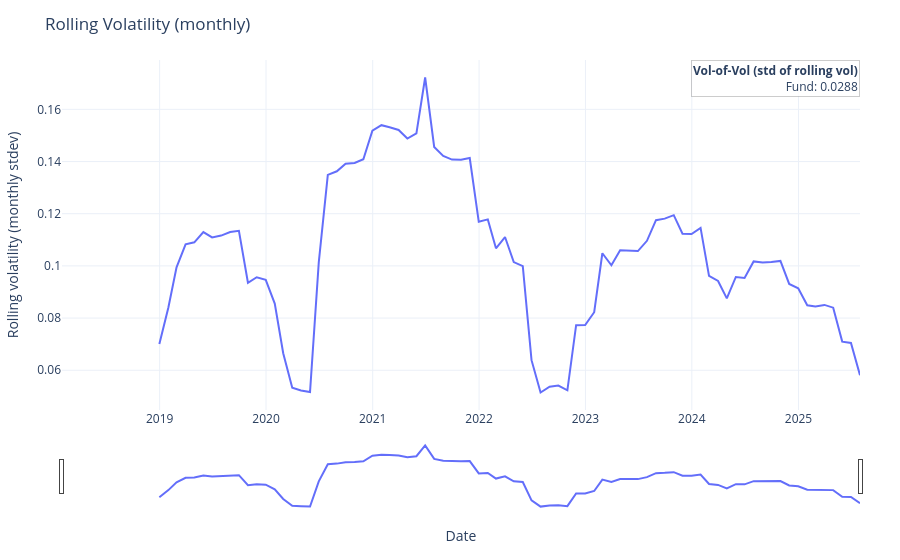

Here is the notebook cell this chart was saved with:
### Code cell
fig = funds['RDGFF'].plot_rolling_vol_vs_benchmark(benchmark=funds['MSCI WORLD'], window=12)
fig.show()
